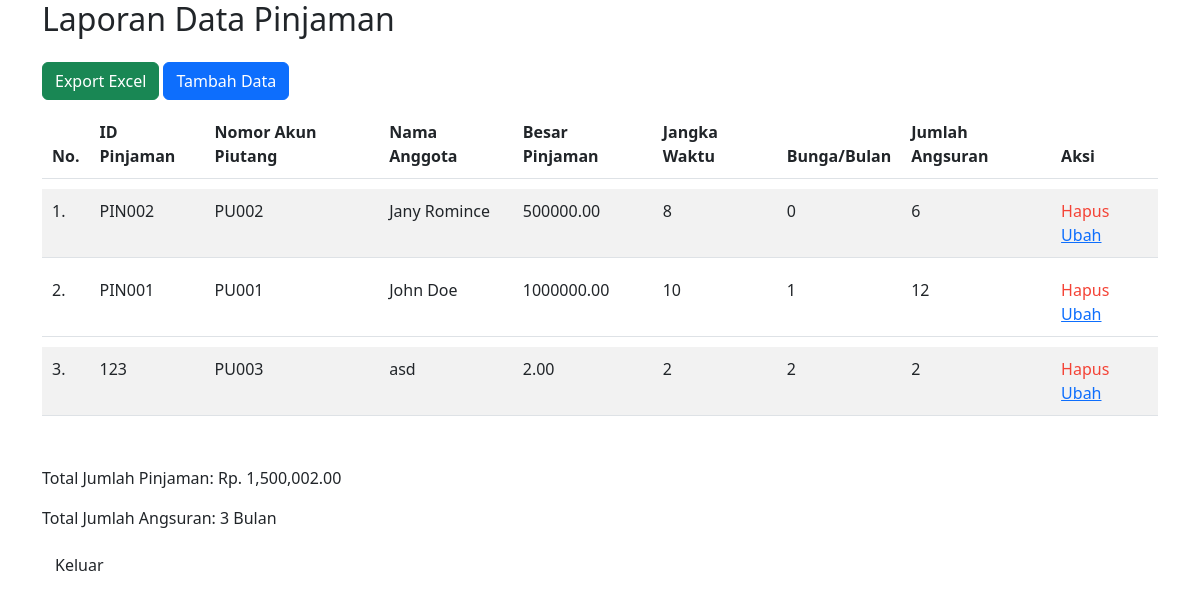
The page /resources/pinjaman/laporan_data_pinjaman.php on the database as committed earlier.
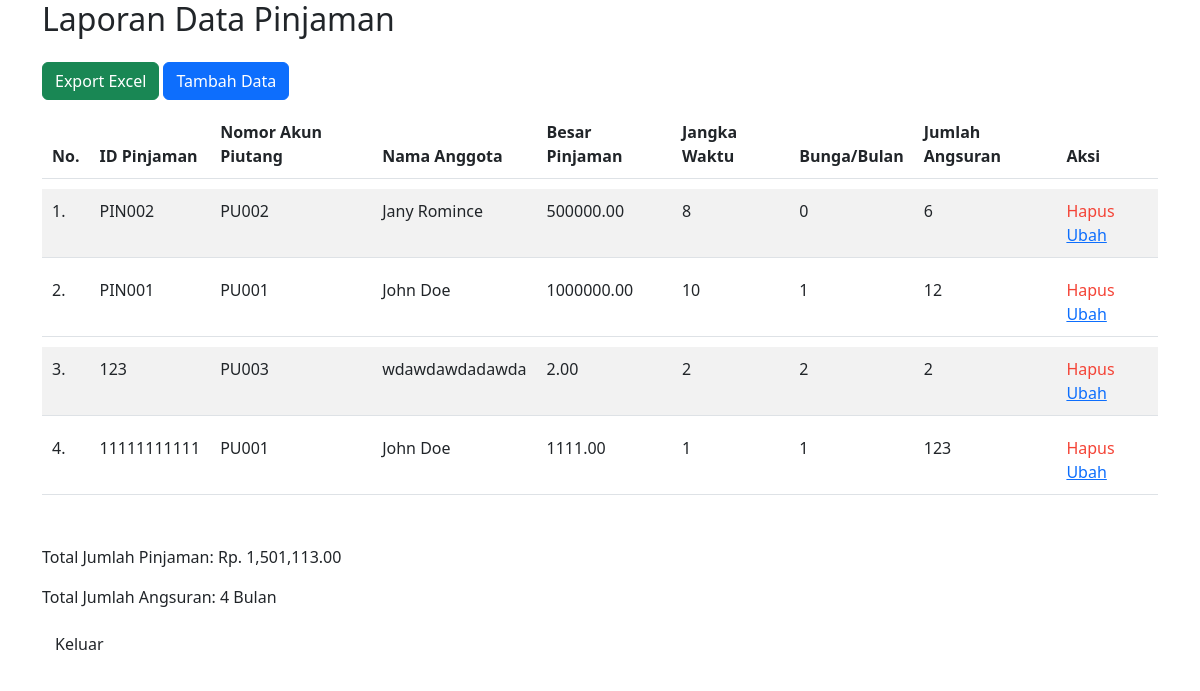
The same page on the database as committed later.
### tables this page shows
CREATE TABLE `pinjaman` (
  `ID_pinjaman` varchar(20) NOT NULL,
  `No_anggota` varchar(20) DEFAULT NULL,
  `NIK` varchar(20) DEFAULT NULL,
  `No_akun_piutang` varchar(20) DEFAULT NULL,
  `Tanggal_pengaju` date DEFAULT NULL,
  `Tanggal_otorisasi` date DEFAULT NULL,
  `Besar_pinjaman` decimal(10,2) DEFAULT NULL,
  `Jangka_waktu` decimal(10,0) NOT NULL,
  `Angsuran_pokok` decimal(10,0) NOT NULL,
  `Bunga/Tahun` decimal(10,0) NOT NULL,
  `Bunga/Bulan` decimal(10,0) NOT NULL,
  `jumlah_angsuran` decimal(10,0) NOT NULL
);

CREATE TABLE `anggota` (
  `No_anggota` varchar(20) NOT NULL,
  `Nama_anggota` varchar(255) DEFAULT NULL,
  `Alamat` varchar(255) DEFAULT NULL,
  `Kota` varchar(255) DEFAULT NULL,
  `Kode_pos` varchar(10) DEFAULT NULL,
  `Tempat_lahir` varchar(255) DEFAULT NULL,
  `Tanggal_lahir` date DEFAULT NULL,
  `Umur` varchar(20) DEFAULT NULL,
  `No_KTP` varchar(20) DEFAULT NULL,
  `Jenis_kelamin` varchar(10) DEFAULT NULL,
  `Telepon` varchar(20) DEFAULT NULL,
  `Pendidikan` varchar(255) DEFAULT NULL,
  `Pekerjaan_Jabatan` varchar(255) DEFAULT NULL,
  `Tanggal_masuk` date DEFAULT NULL,
  `Simpanan_pokok` decimal(10,2) DEFAULT NULL,
  `smk` decimal(10,0) NOT NULL
);

### controller/controller.php (called while the page is built, shortened)
<?php
    $conn = mysqli_connect("localhost", "root", "", "koperasi");
    function tampilData($query) {
        global $conn;
        $result = mysqli_query($conn, $query);
        $kotak = [];
        while ($box = mysqli_fetch_assoc($result)) {
            $kotak[] = $box;
        }
        return $kotak;
    }
    function pinjamanAnggota() {
        try {
            $query = "SELECT p.ID_pinjaman, p.No_anggota, p.NIK, p.No_akun_piutang, p.Tanggal_pengaju, p.Tanggal_otorisasi, p.Besar_pinjaman, p.Jangka_waktu, p.Angsuran_pokok, p.`Bunga/Tahun`, p.`Bunga/Bulan`, p.jumlah_angsuran, a.Nama_anggota, k.Nama_karyawan
                    FROM pinjaman p
                    LEFT JOIN anggota a ON p.No_anggota = a.No_anggota
                    LEFT JOIN karyawan k ON p.NIK = k.NIK
                    ORDER BY p.ID_pinjaman DESC";
            $pinjaman = tampilData($query);
            return $pinjaman;
        } catch (PDOException $e) {
            echo "Error: " . $e->getMessage();
        }
    }
?>

### resources/pinjaman/laporan_data_pinjaman.php (the view, shortened to what this page needs)
<?php
    require '../../controller/controller.php';
    $pinjamanAnggota = pinjamanAnggota();
    $totalJumlahPinjaman = 0;
    $totalJumlahAngsuran = 0;
    foreach ($pinjamanAnggota as $row) {
        $totalJumlahPinjaman += $row['Besar_pinjaman'];
        $totalJumlahAngsuran += $row['Bunga/Bulan'];
    }
?>
<!DOCTYPE html>
<html>
<head>
    <link rel="stylesheet" href="https://cdn.jsdelivr.net/npm/bootstrap@5.3.0/dist/css/bootstrap.min.css">
    <link rel="stylesheet" href="../../assets/css/style.css">
</head>
<body>
    <div class="container">
        <h2 class="mb-4">Laporan Data Pinjaman</h2>
        <div class="text-right mt-4">
            <a href="export.php" class="btn btn-success">Export Excel</a>
            <a href="form_transaksi_pinjaman.php" class="btn btn-primary">Tambah Data</a>
        </div>
        <div class="table-responsive">
            <table class="table table-striped">
                <thead class="thead-light">
                    <tr>
                        <th>No.</th>
                        <th>ID Pinjaman</th>
                        <th>Nomor Akun Piutang</th>
                        <th>Nama Anggota</th>
                        <th>Besar Pinjaman</th>
                        <th>Jangka Waktu</th>
                        <th>Bunga/Bulan</th>
                        <th>Jumlah Angsuran</th>
                        <th>Aksi</th>
                    </tr>
                </thead>
                <tbody>
                    <?php $i = 1; ?>
                    <?php foreach ($pinjamanAnggota as $row): ?>
                        <tr>
                            <td><?= $i ?>.</td>
                            <td><?= $row['ID_pinjaman'] ?></td>
                            <td><?= $row['No_akun_piutang'] ?></td>
                            <td><?= $row['Nama_anggota'] ?></td>
                            <td><?= $row['Besar_pinjaman'] ?></td>
                            <td><?= $row['Bunga/Tahun'] ?></td>
                            <td><?= $row['Bunga/Bulan'] ?></td>
                            <td><?= $row['jumlah_angsuran'] ?></td>
                            <td class="action-links">
                                <a href='delete.php?id="<?= $row["ID_pinjaman"] ?>"' class="delete-link">Hapus</a>
                                <a href="update.php?id=<?= $row["ID_pinjaman"] ?>" class="update-link">Ubah</a>
                            </td>
                        </tr>
                        <?php $i++ ?>
                    <?php endforeach; ?>
                </tbody>
            </table>
        </div>
        <div class="mt-4">
            <p>Total Jumlah Pinjaman: Rp. <?= number_format($totalJumlahPinjaman, 2); ?></p>
            <p>Total Jumlah Angsuran: <?= number_format($totalJumlahAngsuran); ?> Bulan</p>
        </div>
        <a href="../../home.php" class="btn">Keluar</a>
    </div>
</body>
</html>

### assets/css/style.css (style rules this page uses)
.table { border-collapse: separate; border-spacing: 0 10px; }
.table th, .table td { padding: 10px; }
.action-links a.delete-link { color: #f44336; text-decoration: none; }

Rows that differ between the two databases and show on the page:
changed through a linked row, pinjaman "PU003": No_anggota.Nama_anggota "asd" → "wdawdawdadawda"
added pinjaman: ID_pinjaman "11111111111", No_akun_piutang "PU001", No_anggota.Nama_anggota "John Doe", Besar_pinjaman "1111.00", value "1", jumlah_angsuran "123"
Other text that changed with them:
$totalJumlahPinjaman: "1,500,002.00" → "1,501,113.00"
$totalJumlahAngsuran: "3" → "4"
